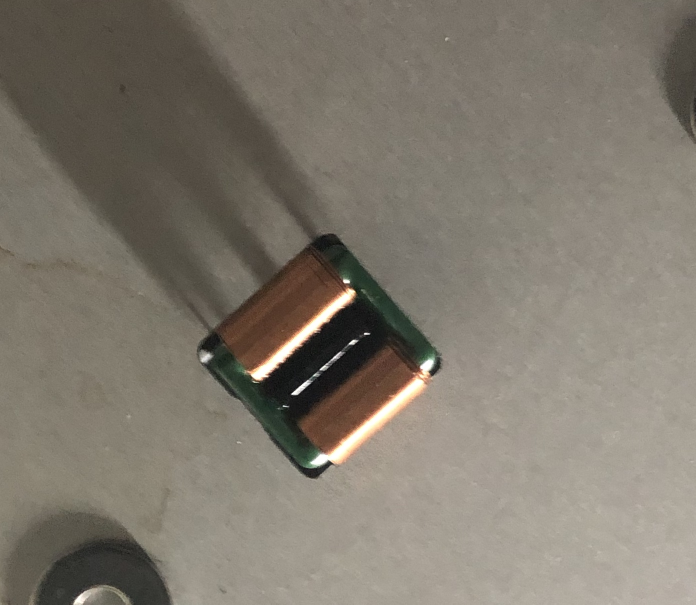
#> input picture 1.jpg, 1391 x 1209 px (shown at 1/2 size)
$ python detect_demo.py 1.jpg   (older library calls are emulated)
#> lines starting #> are read from the running program, lines starting #| are printed output that depends on the picture; after the words box and inside, x2 and y2 are one past the last pixel; in counts of white or black regions, pixels touching at a corner belong together; long printed decimals are rounded
import cv2 as cv
import numpy as np
from matplotlib import pyplot as plt
import math
import random
import sys
import image_utils

# [32 lines left out: functions init_random_square, hough_test_random, not called in this run]

def hough_test_real():
    square = cv.imread(sys.argv[1], 0)
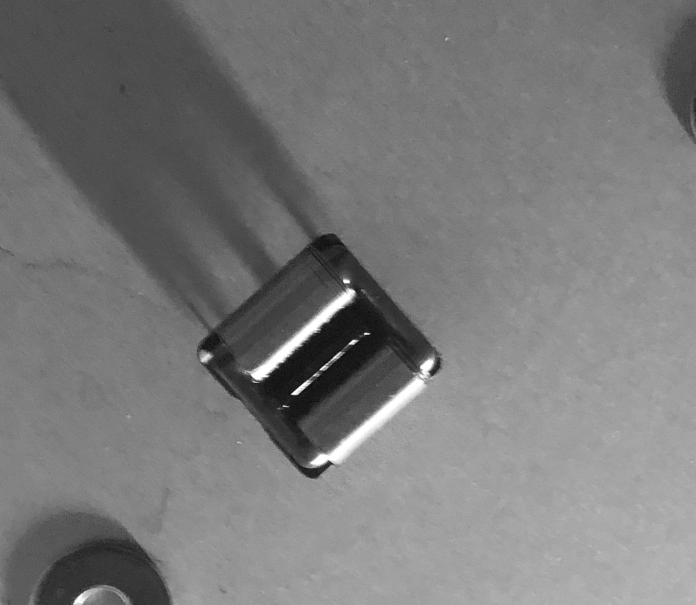
#> square: shape (1209, 1391) (shown at 1/2 size); min 1, max 255, mean 121.6
    square = np.uint8(square)

    edges = cv.Canny(square, 50, 150)
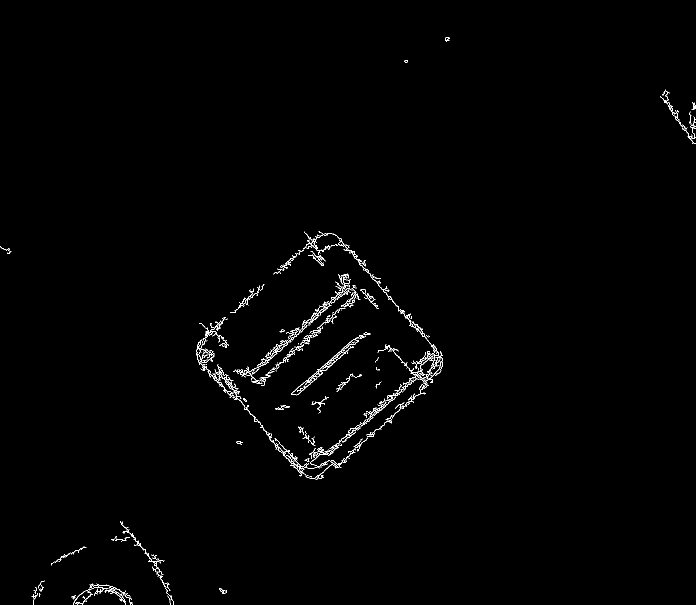
#> edges: shape (1209, 1391) (shown at 1/2 size); 0.79% white in thin lines or dots
    minLineLength = 50
    maxLineGap = 10
    lines = cv.HoughLinesP(edges, 1, np.pi/180, 20, minLineLength, maxLineGap)
#> lines = 20 rows, first 6: [651, 740, 667, 725], [637, 951, 651, 939], [575, 917, 583, 927], [761, 820, 772, 810], [589, 919, 602, 932], [596, 789, 613, 772]

    for i in range(len(lines)):
        for x1, y1, x2, y2 in lines[i]:
            cv.line(square, (x1, y1), (x2, y2), (0, 128, 0), 2)
            angle = math.atan2((y2 - y1), (x2 - x1)) / math.pi * 180
            print('Predict: {}'.format(angle))
#> this loop made 20 passes
#| Predict: -43.152
#| Predict: -40.601
#| Predict: 51.340
#| Predict: -42.274
#| Predict: 45.0
#| Predict: -45.0
#| Predict: -40.914
#| Predict: 50.711
#> (further printed lines are left out)
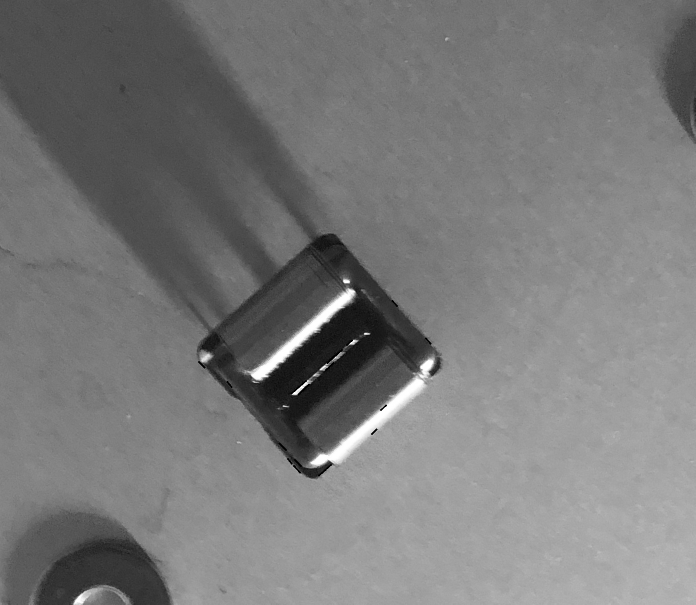
#> square: shape (1209, 1391) (shown at 1/2 size); 0.08% of pixels changed, all inside (x1, y1, x2, y2) = (396, 600, 863, 953)

    cv.resize(square, (512, 512), interpolation = cv.INTER_CUBIC)
    cv.imshow('hough test', square)
    cv.waitKey(0)

# [86 lines left out: functions fft_test_random, fft_test_real, not called in this run]

if __name__ == '__main__':
# [4 lines of commented-out code are left out]
     hough_test_real()

$ run again, on 3.jpg
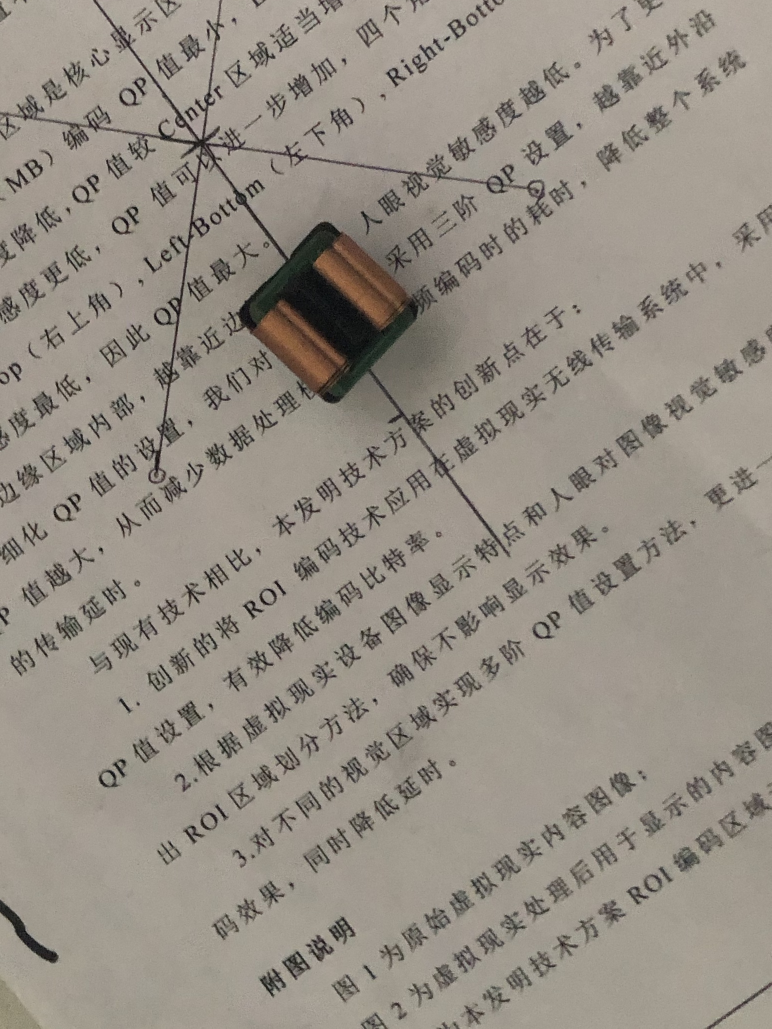
#> input picture 3.jpg, 1543 x 2057 px (shown at 1/2 size)
#> in hough_test_real, `edges = cv.Canny(square, 50, 150)`:
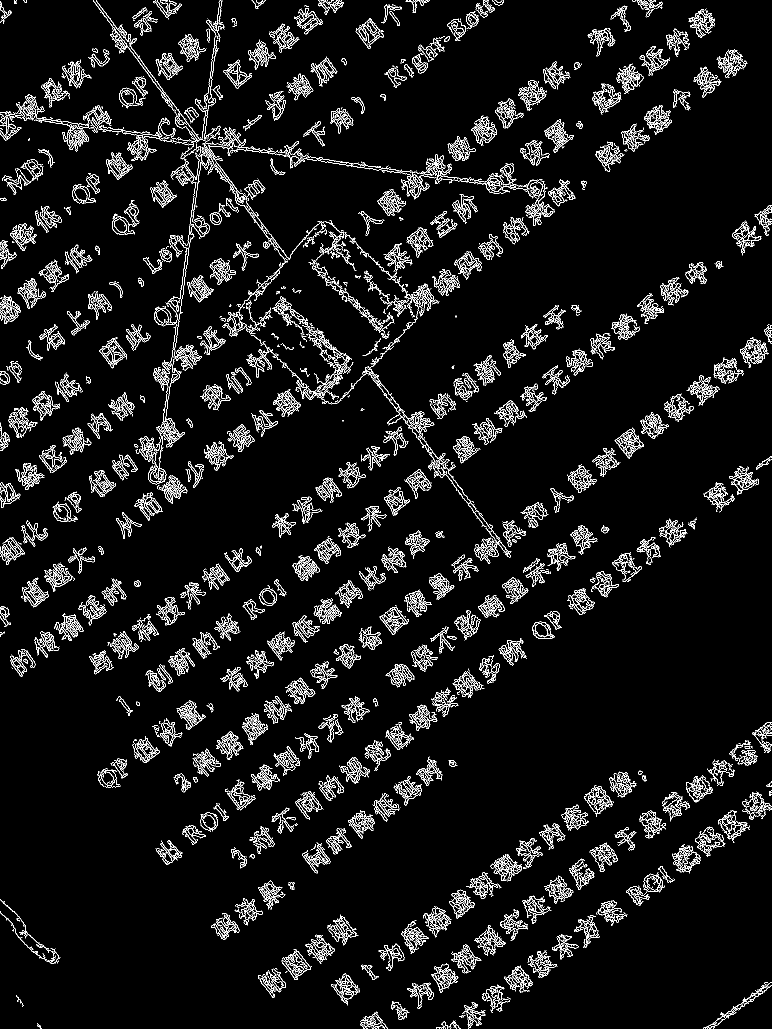
#> edges: shape (2057, 1543) (shown at 1/2 size); 6% white in thin lines or dots
#> lines = 135 rows, first 6: [252, 89, 286, 134], [240, 85, 250, 98], [769, 390, 781, 381], [298, 143, 306, 154], [1055, 810, 1068, 800], [140, 1124, 153, 1114]
#> the loop in hough_test_real, `for i in range(len(lines)):` made 135 passes
#| Predict: 52.927
#| Predict: 52.431
#| Predict: -36.870
#| Predict: 53.973
#| Predict: -37.569
#> (further printed lines are left out)
#> after the loop in hough_test_real, `for i in range(len(lines)):`:
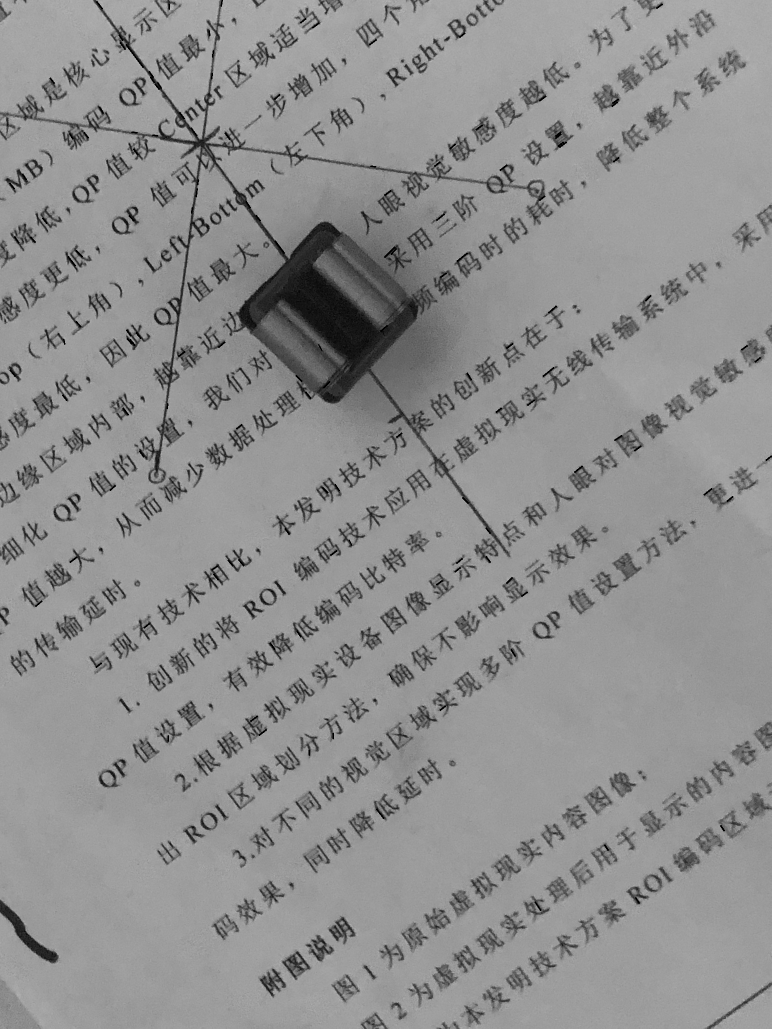
#> square: shape (2057, 1543) (shown at 1/2 size); min 0, max 202, mean 143.3
